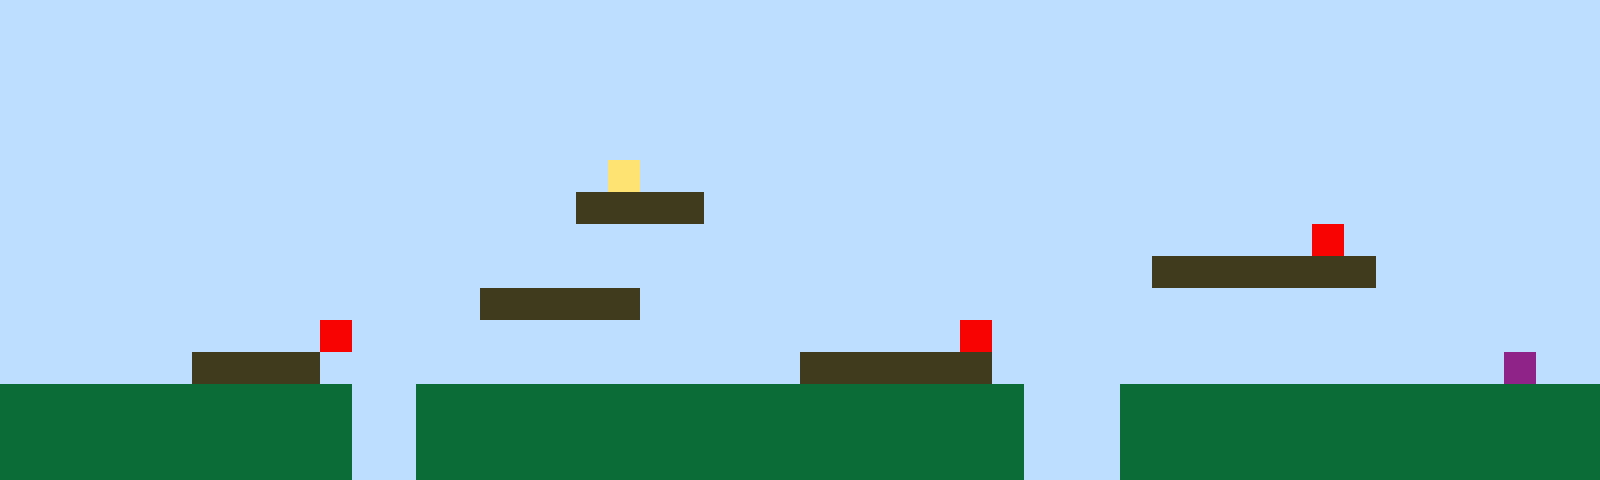

Tiled map render using the project's own tile images. Description and the whole map definition, tile-layer contents included, below:
An orthogonal 50x15 tile map with 32x32 px tiles, 1 tile layer (Tile Layer 1).

<map version="1.10" tiledversion="1.11.2" orientation="orthogonal" renderorder="right-up" width="50" height="15" tilewidth="32" tileheight="32" infinite="0" nextlayerid="2" nextobjectid="1"><editorsettings><export target="map1.csv" format="csv" /></editorsettings><tileset firstgid="1" name="sprites" tilewidth="32" tileheight="32" tilecount="6" columns="3"><image source="sprites.png" width="96" height="64" /></tileset><layer id="1" name="Tile Layer 1" width="50" height="15"><data encoding="csv">1,1,1,1,1,1,1,1,1,1,1,1,1,1,1,1,1,1,1,1,1,1,1,1,1,1,1,1,1,1,1,1,1,1,1,1,1,1,1,1,1,1,1,1,1,1,1,1,1,1,1,1,1,1,1,1,1,1,1,1,1,1,1,1,1,1,1,1,1,1,1,1,1,1,1,1,1,1,1,1,1,1,1,1,1,1,1,1,1,1,1,1,1,1,1,1,1,1,1,1,1,1,1,1,1,1,1,1,1,1,1,1,1,1,1,1,1,1,1,1,1,1,1,1,1,1,1,1,1,1,1,1,1,1,1,1,1,1,1,1,1,1,1,1,1,1,1,1,1,1,1,1,1,1,1,1,1,1,1,1,1,1,1,1,1,1,1,1,1,1,1,1,1,1,1,1,1,1,1,1,1,1,1,1,1,1,1,1,1,1,1,1,1,1,1,1,1,1,1,1,1,1,1,1,1,1,1,1,1,1,1,1,1,1,1,1,1,1,1,1,1,1,1,1,1,1,1,1,1,1,1,1,1,1,1,1,1,1,1,1,1,1,1,1,1,1,1,1,1,1,1,1,1,1,1,1,1,1,1,1,1,1,1,1,1,1,1,1,1,4,1,1,1,1,1,1,1,1,1,1,1,1,1,1,1,1,1,1,1,1,1,1,1,1,1,1,1,1,1,1,1,1,1,1,1,1,1,1,1,1,1,1,1,1,1,1,1,1,3,3,3,3,1,1,1,1,1,1,1,1,1,1,1,1,1,1,1,1,1,1,1,1,1,1,1,1,1,1,1,1,1,1,1,1,1,1,1,1,1,1,1,1,1,1,1,1,1,1,1,1,1,1,1,1,1,1,1,1,1,1,1,1,1,1,1,1,1,1,1,1,1,5,1,1,1,1,1,1,1,1,1,1,1,1,1,1,1,1,1,1,1,1,1,1,1,1,1,1,1,1,1,1,1,1,1,1,1,1,1,1,1,1,1,1,1,1,3,3,3,3,3,3,3,1,1,1,1,1,1,1,1,1,1,1,1,1,1,1,1,1,1,1,1,1,1,3,3,3,3,3,1,1,1,1,1,1,1,1,1,1,1,1,1,1,1,1,1,1,1,1,1,1,1,1,1,1,1,1,1,1,1,1,1,1,1,1,1,1,1,1,5,1,1,1,1,1,1,1,1,1,1,1,1,1,1,1,1,1,1,1,5,1,1,1,1,1,1,1,1,1,1,1,1,1,1,1,1,1,1,1,1,1,1,1,1,1,3,3,3,3,1,1,1,1,1,1,1,1,1,1,1,1,1,1,1,3,3,3,3,3,3,1,1,1,1,1,1,1,1,1,1,1,1,1,1,1,1,6,1,1,2,2,2,2,2,2,2,2,2,2,2,1,1,2,2,2,2,2,2,2,2,2,2,2,2,2,2,2,2,2,2,2,1,1,1,2,2,2,2,2,2,2,2,2,2,2,2,2,2,2,2,2,2,2,2,2,2,2,2,2,2,1,1,2,2,2,2,2,2,2,2,2,2,2,2,2,2,2,2,2,2,2,1,1,1,2,2,2,2,2,2,2,2,2,2,2,2,2,2,2,2,2,2,2,2,2,2,2,2,2,2,1,1,2,2,2,2,2,2,2,2,2,2,2,2,2,2,2,2,2,2,2,1,1,1,2,2,2,2,2,2,2,2,2,2,2,2,2,2,2</data></layer></map>
